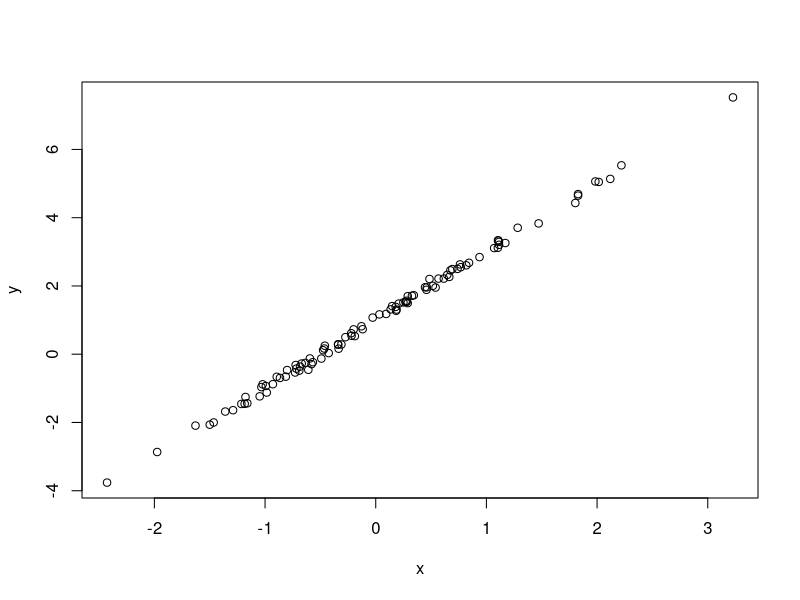
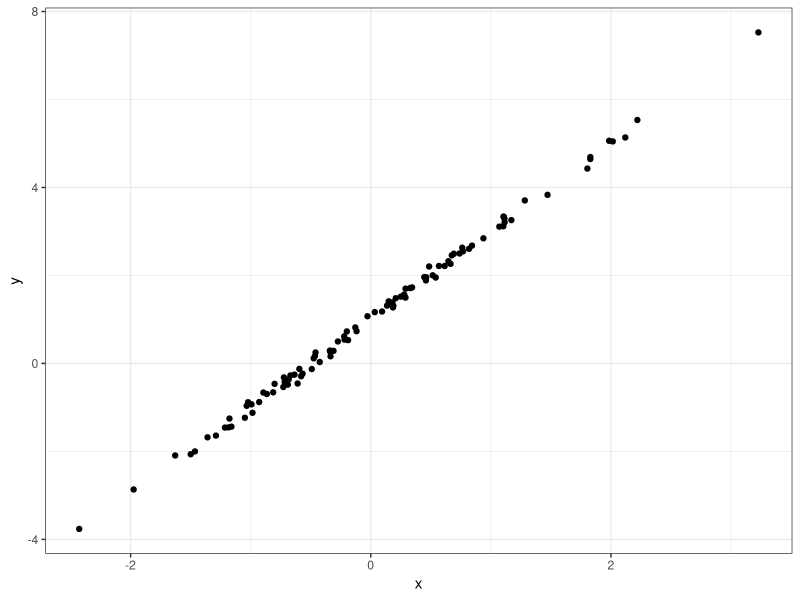
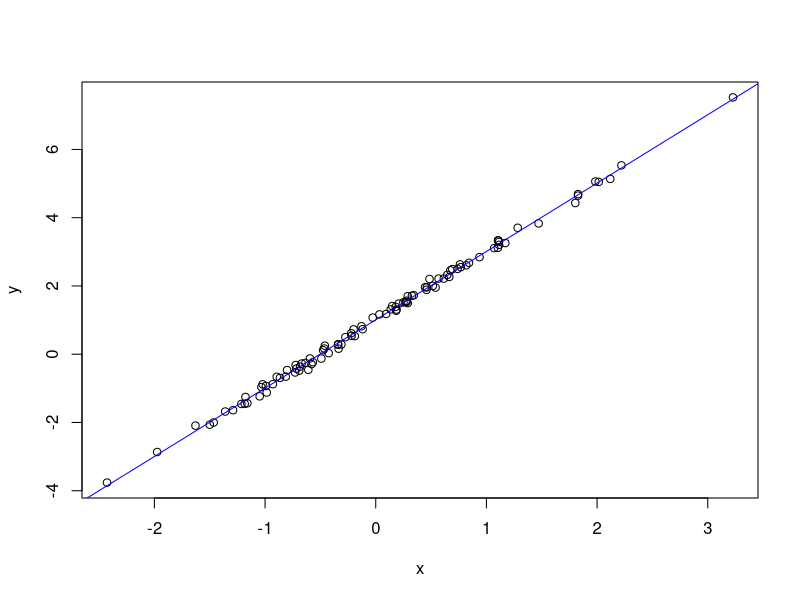
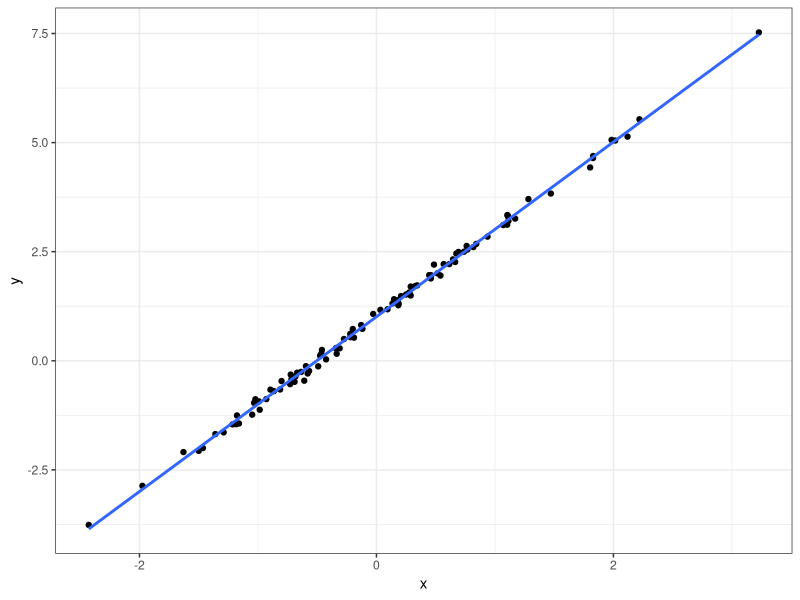
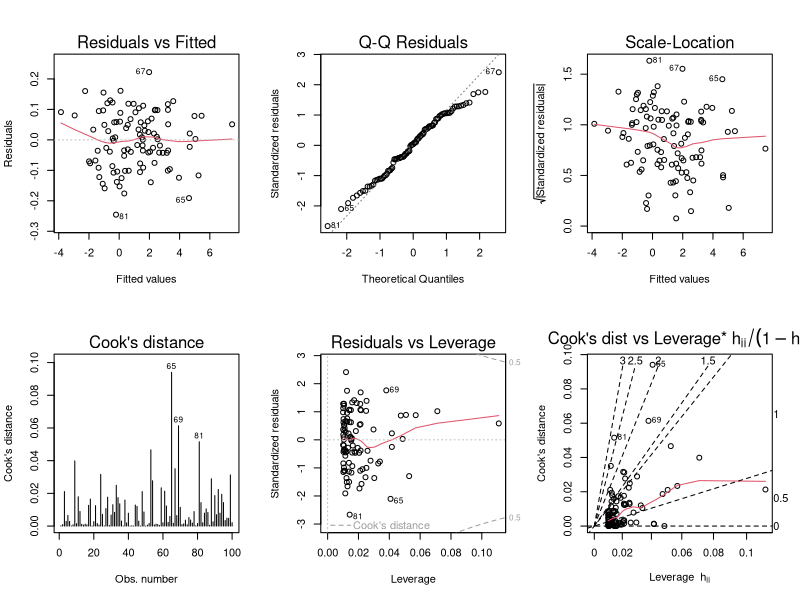
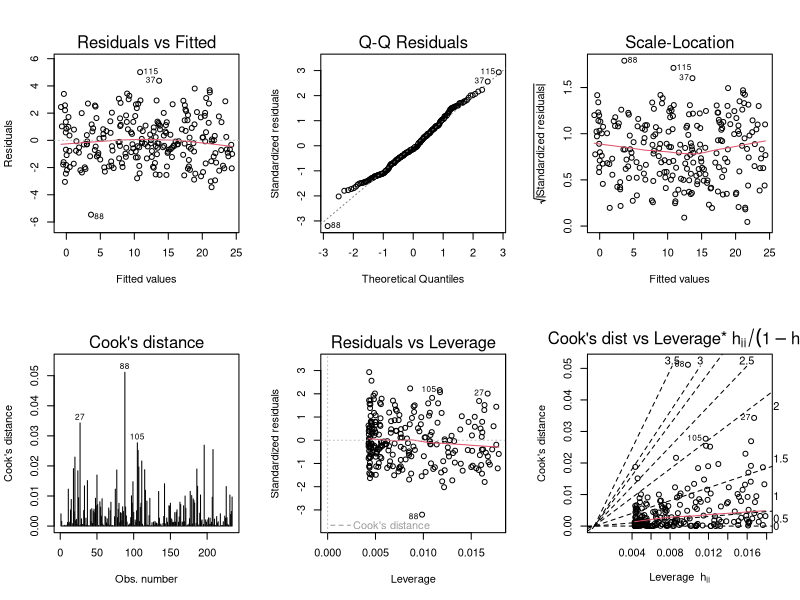
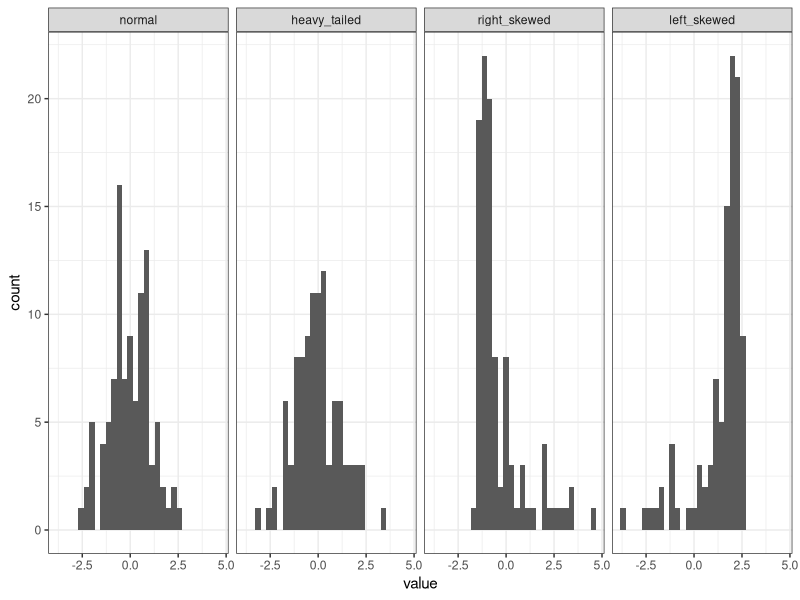
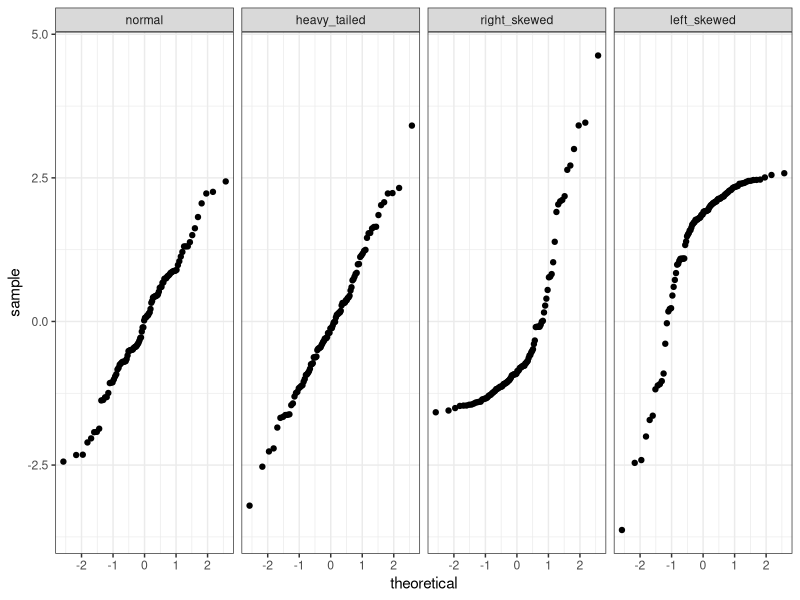

Generate these figures, in order, with R:
## ---- chunk 1
library("dplyr")
library("ggplot2")
library("tidyr")
## ---- chunk 2
set.seed(20170320)
## ---- chunk 3
n <- 100 
x <- rnorm(n)
b0 <- 1
b1 <- 2
sigma <- 0.1
error <- rnorm(n,0,sigma)
y <- b0+b1*x+error

d <- data.frame(x=x,y=y)
## ---- chunk 4
plot(y ~ x, data = d)
## ---- chunk 5
library("ggplot2")
ggplot(d, aes(x=x, y=y)) +
  geom_point() +
  theme_bw()
## ---- chunk 6
m <- lm(y ~ x, data = d)
## ---- chunk 7
m
summary(m)
## ---- chunk 8
plot(y ~ x, data = d)
abline(m, col='blue')
## ---- chunk 9
ggplot(d, aes(x=x, y=y)) +
  geom_point() + 
  stat_smooth(method = "lm", se = FALSE) +
  theme_bw()
## ---- chunk 10
opar = par(mfrow=c(2,3))  # Create a 2x3 grid of plots and save the original settings
plot(m, 1:6, ask=FALSE)   # Plot all 6 diagnostics plots
par(opar)                 # Return to original graphics settings
## ---- chunk 11
n <- 234
x <- runif(n)
y <- -0.5 + 25*x + rnorm(n,0,sqrt(3))
m <- lm(y~x)
opar = par(mfrow=c(2,3))  # Create a 2x3 grid of plots and save the original settings
plot(m, 1:6, ask=FALSE)   # Plot all 6 diagnostics plots
par(opar)                 # Return to original graphics settings
## ---- chunk 12
n <- 100
errors <- data.frame(rep = 1:n,
                     normal       = rnorm(n),
                     heavy_tailed = rt(n, df=5),
                     right_skewed = exp(rnorm(n))) %>%
  
  mutate(right_skewed = right_skewed - exp(1/2),  # make sure errors have expectation of 0
         left_skewed  = 1-right_skewed) 

errors_long <- errors %>%
  tidyr::gather(distribution,value,-rep) %>%
  mutate(distribution = factor(distribution, 
                               levels = c("normal",
                                          "heavy_tailed",
                                          "right_skewed",
                                          "left_skewed")))
## ---- chunk 13
ggplot(errors_long, aes(x=value)) + 
  geom_histogram() + 
  facet_grid(. ~ distribution) + 
  theme_bw()
## ---- chunk 14
ggplot(errors_long, aes(sample=value)) + 
  stat_qq() + 
  facet_grid(. ~ distribution) + 
  theme_bw()
## ---- chunk 15
opar = par(mfrow=c(1,4))
qqnorm(errors$normal, main="Normal")
qqline(errors$normal)
qqnorm(errors$heavy_tailed, main="Heavy-tailed")
qqline(errors$heavy_tailed)
qqnorm(errors$right_skewed, main="Right-skewed")
qqline(errors$right_skewed)
qqnorm(errors$left_skewed, main="Left-skewed")
qqline(errors$left_skewed)
par(opar)
## ---- chunk 16
y <- errors %>%
  mutate(x = rnorm(n))

models <- list()
models[[1]] <- lm(normal       ~ x, data=y)
models[[2]] <- lm(heavy_tailed ~ x, data=y)
models[[3]] <- lm(right_skewed ~ x, data=y)
models[[4]] <- lm(left_skewed  ~ x, data=y)
names(models) <- c("normal","heavy_tailed","right_skewed","left_skewed")
## ---- chunk 17
opar <- par(mfrow=c(2,3))
plot(models$normal, 1:6, ask=FALSE)
par(opar)
## ---- chunk 18
opar <- par(mfrow=c(2,3))
plot(models$heavy_tailed, 1:6, ask=FALSE)
par(opar)
## ---- chunk 19
opar <- par(mfrow=c(2,3))
plot(models$right_skewed, 1:6, ask=FALSE)
par(opar)
## ---- chunk 20
opar <- par(mfrow=c(2,3))
plot(models$left_skewed, 1:6, ask=FALSE)
par(opar)
## ---- chunk 21
opar = par(mfrow=c(1,4))
for (i in 1:4) plot(models[[i]], 2, main=names(models)[i])
par(opar)
## ---- chunk 22
b0 <-  10
b1 <- -5
y_new <- y %>% 
  mutate(y_normal       = b0+b1*x + normal,
         y_heavy_tailed = b0+b1*x + heavy_tailed,
         y_right_skewed = b0+b1*x + right_skewed,
         y_left_skewed  = b0+b1*x + left_skewed)

models <- list()
models[[1]] <- lm(y_normal       ~ x, data=y_new)
models[[2]] <- lm(y_heavy_tailed ~ x, data=y_new)
models[[3]] <- lm(y_right_skewed ~ x, data=y_new)
models[[4]] <- lm(y_left_skewed  ~ x, data=y_new)
names(models) <- c("normal","heavy_tailed","right_skewed","left_skewed")

opar = par(mfrow=c(1,4))
for (i in 1:4) plot(models[[i]], 2, main=names(models)[i])
par(opar)
## ---- chunk 23
n  <- 100
b0 <- 0
b1 <- 1
d  <- data.frame(x = runif(n)) %>%
  mutate(error = rnorm(n,0,x),
         y = b0+b1*x+error)
  
m <- lm(y~x, data=d)
opar <- par(mfrow=c(2,3))
plot(m, 1:6, ask=FALSE)
par(opar)
## ---- chunk 24
plot(m, 1)
## ---- chunk 25
plot(m,3)
## ---- chunk 26
b1 <- -1
d  <- d %>%
  mutate(error = rnorm(n,0,1-x), # sd is now related to 1-x
         y = b0+b1*x+error)
  
m <- lm(y~x, data=d)
opar <- par(mfrow=c(1,2))
plot(m, c(1,3), ask=FALSE)
par(opar)
## ---- chunk 27
n <- 100
b0 <-1 
b1 <- 2
d <- data.frame(x = rnorm(n)) %>%
  mutate(
    error =rnorm(n),
    y = b0+b1*x + error)

m <- lm(y ~ x, data = d)
## ---- chunk 28
names(m)
## ---- chunk 29
plot(m$residuals)
## ---- chunk 30
d <- d %>% 
  mutate(error = sin(2*pi*(1:n)/n)+rnorm(n),
         y = b0+b1*x+error)

m <- lm(y ~ x, data = d)
plot(m$residuals)
## ---- chunk 31
opar <- par(mfrow=c(2,3))
plot(m, 1:6, ask=FALSE)
par(opar)
## ---- chunk 32
d <- d %>% 
  mutate(error = (1:n)+rnorm(n), # This is a bit extreme
         y = b0+b1*x+error)

m <- lm(y ~ x, data = d)
plot(m$residuals)
## ---- chunk 33
n <- 100
b0 <- 1
b1 <- 2
d <- data.frame(x = rnorm(n)) %>%
  mutate(y = b0+b1*x + rnorm(n))
                
m <- lm(y ~ x, data = d)

d$residuals <- m$residuals
plot(residuals ~ x, data = d)
## ---- chunk 34
n <- 100
b0 <- 1
b1 <- 2
d <- data.frame(x = rnorm(n)) %>%
  mutate(y = b0+b1*x+x^2 + rnorm(n))
                
m <- lm(y ~ x, data = d)

d$residuals <- m$residuals
plot(residuals ~ x, data = d)
## ---- chunk 35
opar <- par(mfrow=c(2,3))
plot(m, 1:6, ask=FALSE)
par(opar)
## ---- chunk 36
n <- 100
b0 <- 1
b1 <- 2
d <- data.frame(x = rnorm(n, 1, 0.1)) %>%
  mutate(y = b0+b1*x+x^2 + rnorm(n))
                
m <- lm(y ~ x, data = d)

d$residuals <- m$residuals
plot(residuals ~ x, data = d)
